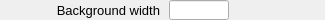
    <widget class="PyDMFrame" name="composite_2">
      <property name="geometry">
        <rect>
          <x>414</x>
          <y>96</y>
          <width>325</width>
          <height>20</height>
        </rect>
      </property>
      <widget class="QLabel" name="text_3">
        <property name="geometry">
          <rect>
            <x>0</x>
            <y>0</y>
            <width>160</width>
            <height>20</height>
          </rect>
        </property>
        <property name="text">
          <string>Background width</string>
        </property>
        <property name="font" stdset="0">
          <font>
            <pointsize>10</pointsize>
          </font>
        </property>
        <property name="brush" stdset="0">
          <brush brushstyle="SolidPattern">
            <color alpha="255">
              <red>0</red>
              <green>0</green>
              <blue>0</blue>
            </color>
          </brush>
        </property>
        <property name="toolTip">
          <string>text_3</string>
        </property>
        <property name="alignment">
          <set>Qt::AlignRight|Qt::AlignTrailing|Qt::AlignVCenter</set>
        </property>
        <property name="styleSheet">
          <string notr="true">QLabel#text_3 {
  color: rgb(0, 0, 0);
  }</string>
        </property>
      </widget>
      <widget class="PyDMLineEdit" name="text_entry">
        <property name="geometry">
          <rect>
            <x>169</x>
            <y>0</y>
            <width>60</width>
            <height>20</height>
          </rect>
        </property>
        <property name="channel" stdset="0">
          <string>ca://${prefix}BgdWidth</string>
        </property>
        <property name="toolTip">
          <string>${prefix}BgdWidth</string>
        </property>
        <property name="font" stdset="0">
          <font>
            <pointsize>10</pointsize>
          </font>
        </property>
        <property name="styleSheet">
          <string notr="true">PyDMLineEdit#text_entry {
  color: rgb(0, 0, 0);
  background-color: rgb(115, 223, 255);
  border: 1px solid black;
  margin: 0px;
  padding: 0px;
  spacing: 0px;
  }</string>
        </property>
      </widget>
      <widget class="PyDMLabel" name="text_update_1">
        <property name="geometry">
          <rect>
            <x>235</x>
            <y>1</y>
            <width>90</width>
            <height>18</height>
          </rect>
        </property>
        <property name="toolTip">
          <string>PV: ${prefix}BgdWidth_RBV</string>
        </property>
        <property name="channel" stdset="0">
          <string>ca://${prefix}BgdWidth_RBV</string>
        </property>
        <property name="font" stdset="0">
          <font>
            <pointsize>10</pointsize>
          </font>
        </property>
        <property name="alignment">
          <set>Qt::AlignLeading|Qt::AlignLeft|Qt::AlignVCenter</set>
        </property>
        <property name="textInteractionFlags">
          <set>Qt::TextSelectableByKeyboard|Qt::TextSelectableByMouse</set>
        </property>
        <property name="styleSheet">
          <string notr="true">PyDMLabel#text_update_1 {
  color: rgb(10, 0, 184);
  background-color: rgb(187, 187, 187);
  }</string>
        </property>
      </widget>
    </widget>
